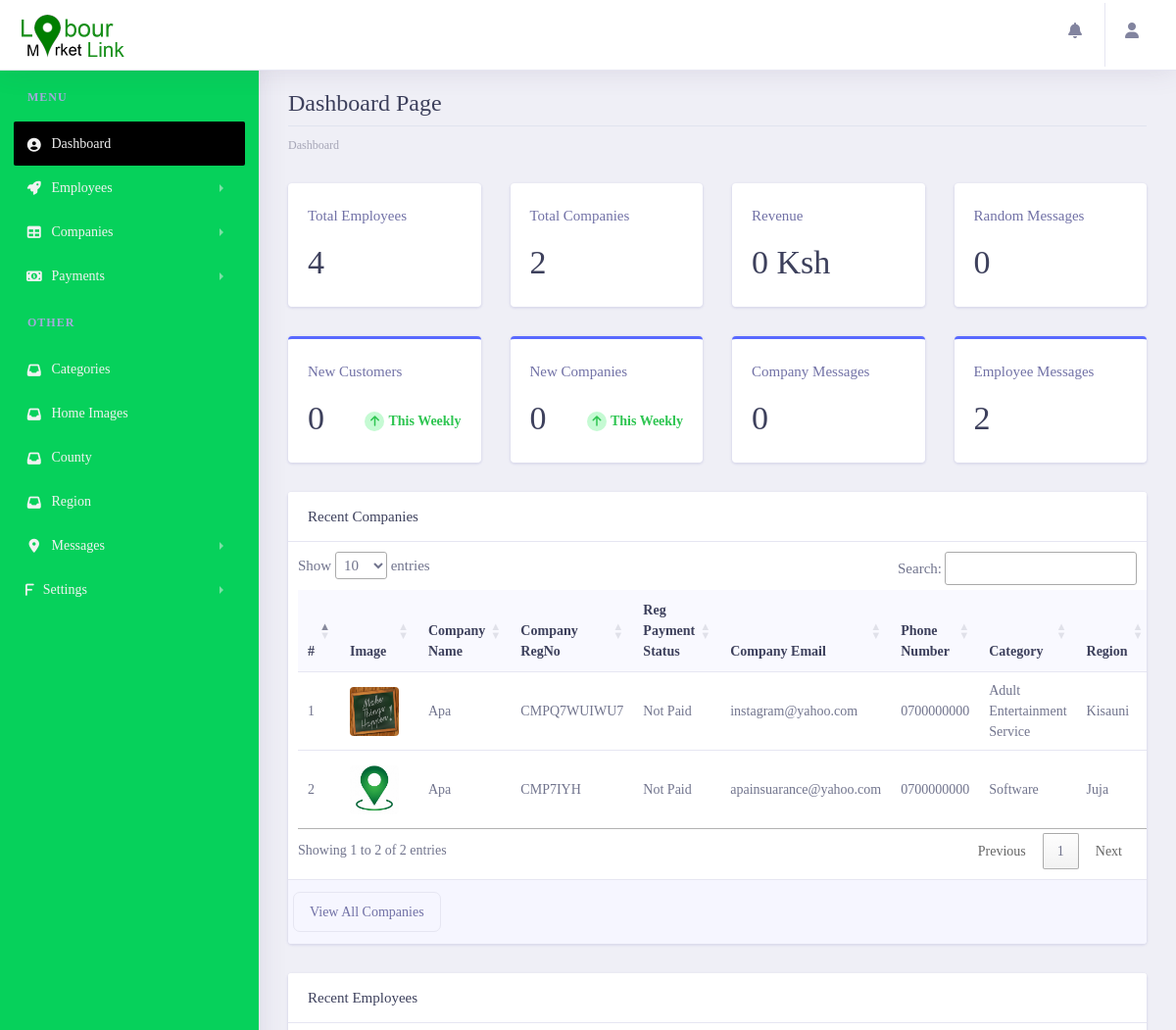
Before: /lmladmin/ (signed in, upper part) with the older database file.
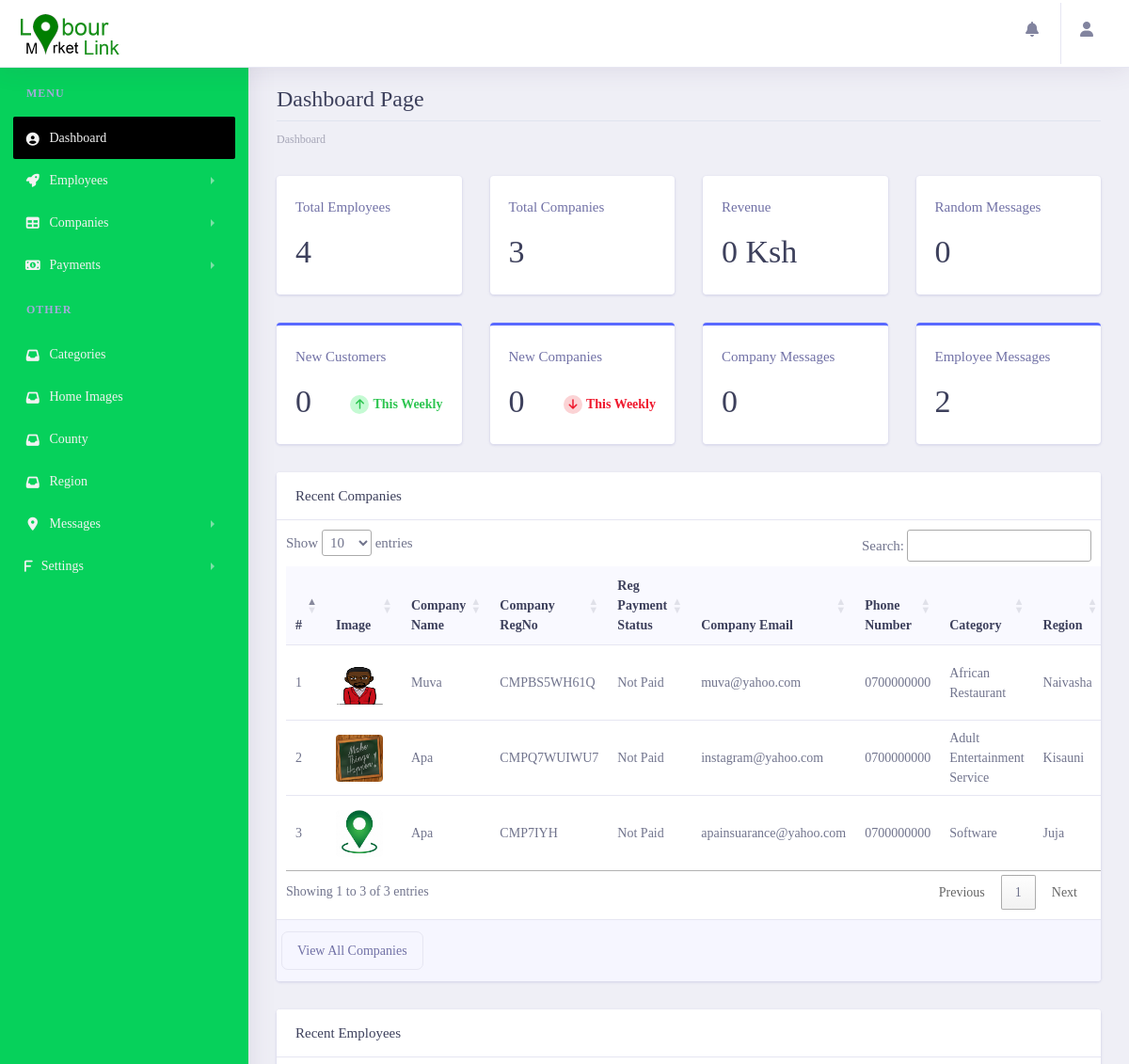
After: the same page with the newer database file.
### lmlappadmin/models.py (models this page shows, shortened)
class Company(get_user_model()):
    logo = models.ImageField(max_length=200, upload_to='employerlogo', null=True, blank=True)
    regpayment = models.ForeignKey(CompanyRegistrationPayment, on_delete=models.CASCADE, null=True, blank=True)
    category = models.ForeignKey(Category, on_delete=models.CASCADE, max_length=200, null=False, blank=False)
    company_name = models.CharField(max_length=200, null=False, blank=False)
    phone_number = models.CharField(max_length=200, null=False, blank=False, default='0700000000')
    county = models.ForeignKey(County, on_delete=models.CASCADE, null=False, blank=False)
    region = models.ForeignKey(Region, on_delete=models.CASCADE, null=False, blank=False)
    landmark = models.CharField(max_length=100, null=False, blank=False)
    company_motto = models.CharField(max_length=100, null=False, blank=False)
    brief_details = models.TextField()
    bizness_entity_type = models.CharField(max_length=100, null=False, blank=False)
    date_created = models.DateField(default=datetime.datetime.now, null=False, blank=False)
    description = models.TextField()
    website = models.CharField(max_length=100, null=True, blank=True)
    company_email = models.CharField(max_length=100, null=False, blank=False)
    kra_number = models.CharField(max_length=100, null=False, blank=False)
    alphanumeric = RegexValidator(r'^[0-9a-zA-Z]*$', 'Only alphanumeric characters are allowed.')
    bussiness_reg_no = models.CharField(max_length=100, null=True, blank=True, unique=True, validators=[alphanumeric])
    created_at = models.DateTimeField(auto_now_add=True)
    updated_at = models.DateTimeField(auto_now=True)
    COMPANY_STATUS = {
        ('NEWBIE', 'Newbie'),
        ('REGISTERED_CONFIRMED', 'Registerd_confirmed'),
        ('DEACTIVATED', 'Deactivated'),
    }
    status = models.CharField(choices=COMPANY_STATUS, default='NEWBIE', max_length=200, null=False, blank=False)
    RANK_STATUS = {
        ('UNDEFINED', 'Undefined'),
        ('BASIC', 'Basic'),
        ('PREMIUM', 'Premium'),
        ('ULTIMATE', 'Ultimate'),
        ('PRO_BASIC', 'Pro_basic'),
        ('PRO_ULTIMATE', 'Pro_ultimate'),
        ('PLATINUM', 'Platinum'),
    }
    rank_status = models.CharField(choices=RANK_STATUS, default='UNDEFINED', max_length=200, null=False, blank=False)
    class Meta:
        verbose_name = 'Employer'
        verbose_name_plural = 'Employers'
    @property
    def reg_payment_details(self):
        if self.regpayment:
            return self.regpayment
        else:
            return 'Not Paid'
    @property
    def companyregno(self):
        reg_no = CompanyRegNo.objects.filter(company=self).first()
        print(reg_no)
        if reg_no:
            return reg_no.company_reg_no
        return 'N/A'

class CompanyRegNo(models.Model):
    company = models.ForeignKey(Company, on_delete=models.CASCADE)
    company_reg_no = models.CharField(max_length=100, null=False, blank=False, unique=True)
    created_at = models.DateTimeField(auto_now_add=True)
    updated_at = models.DateTimeField(auto_now=True)
    def __str__(self):
        return '%s %s' % (self.company.company_name, self.company_reg_no)

class Category(models.Model):
    category = models.CharField(max_length=200, null=False, blank=False)
    c_parent = models.ForeignKey('Category', related_name='job_category', on_delete=models.CASCADE, max_length=200,
                                 null=True, blank=True)
    created_at = models.DateTimeField(auto_now_add=True)
    updated_at = models.DateTimeField(auto_now=True)

class Region(models.Model):
    county_number = models.IntegerField(null=False, blank=False)
    region = models.CharField(max_length=200, null=False, blank=False)
    ward = models.CharField(max_length=200, null=False, blank=False)
    created_at = models.DateTimeField(auto_now_add=True)
    updated_at = models.DateTimeField(auto_now=True)

### lmlappadmin/views.py (the view)
# urls.py: path('', views.home, name="home"),
@login_required()
def home(request):
    customer_count = Customer.objects.all().count()
    company_count = Company.objects.all().count()
    from datetime import datetime, timedelta
    one_week_ago = datetime.today() - timedelta(days=7)
    two_week_ago = datetime.today() - timedelta(days=14)
    customer_count_this_week = Customer.objects.filter(created_at__gte=one_week_ago).count()
    company_count_this_week = Company.objects.filter(created_at__gte=one_week_ago).count()
    company_count_two_week_ago= Company.objects.filter(created_at__gte=two_week_ago).count()
    customer_count_two_week_ago = Customer.objects.filter(created_at__gte=two_week_ago).count()
    recent_companies = Company.objects.order_by('-created_at')
    recent_employees = Customer.objects.order_by('-created_at')
    commpany_messages_count =  ContactUsCompany.objects.all().count()
    customer_messages_count =  ContactUsEmployee.objects.all().count()
    random_messages = ContactUsHome.objects.all().count()
    context={
        'title': 'Dash',
        'customer_count':customer_count,
        'company_count':company_count,
        'customer_count_this_week':customer_count_this_week,
        'company_count_this_week':company_count_this_week,
        'customer_count_two_week_ago':customer_count_two_week_ago,
        'company_count_two_week_ago':company_count_two_week_ago,
        'recent_companies':recent_companies,
        'recent_employees': recent_employees,
        'commpany_messages_count':commpany_messages_count,
        'customer_messages_count':customer_messages_count,
        'random_messages':random_messages,
    }
    return render(request,'admin/index.html', context)

### lmlapp/templatetags/call_methods.py (called while the page is built)
@register.filter(name='contactushome')
def comments(request):
    contactushome = ContactUsHome.objects.filter(status="UNREAD").order_by("-created_at")
    if contactushome is not None:
        return contactushome
    return False

@register.filter(name='contactushomecount')
def commentscount(request):
    contactushomecount = ContactUsHome.objects.count()
    if contactushomecount > 0:
        return contactushomecount
    return False

### lmlappadmin/models.py (called while the page is built)
    @property
    def customer_reg_payment_details(self):
        if self.regpayment:
            return self.regpayment
        else:
            return 'Not Paid'

    @property
    def customer_reg_no(self):
        regno = CustomerRegNo.objects.filter(customer=self).first()
        if regno:
            return regno.personel_reg_no
        else:
            return 'NO_REGNO_ON_THIS_GUY'

### lmlappadmin/templates/admin/index.html (shortened to what the changed rows need)
{% extends 'admin/layout.html' %}
{% load static %}
{% load humanize %}
{% block links %}
    <link rel="stylesheet" type="text/css" href="https://cdn.datatables.net/v/bs4/dt-1.10.20/datatables.min.css"/>
{% endblock links %}
{% block content %}
        <div class="dashboard-ecommerce">
            <div class="container-fluid dashboard-content ">
                <div class="row">
                    <div class="col-xl-12 col-lg-12 col-md-12 col-sm-12 col-12">
                        <div class="page-header">
                            <h2 class="pageheader-title"> Dashboard Page </h2>
                        </div>
                    </div>
                </div>
                <div class="ecommerce-widget">
                    <div class="row">
                        <div class="col-xl-3 col-lg-6 col-md-6 col-sm-12 col-12">
                            <div class="card">
                                <div class="card-body">
                                    <div class="metric-value d-inline-block">
                                        <h1 class="mb-1">{{customer_count}}</h1>
                                    </div>
                                </div>
                            </div>
                        </div>
                        <div class="col-xl-3 col-lg-6 col-md-6 col-sm-12 col-12">
                            <div class="card">
                                <div class="card-body">
                                    <div class="metric-value d-inline-block">
                                        <h1 class="mb-1">{{company_count}}</h1>
                                    </div>
                                </div>
                            </div>
                        </div>
                        <div class="col-xl-3 col-lg-6 col-md-6 col-sm-12 col-12">
                            <div class="card">
                                <div class="card-body">
                                    <div class="metric-value d-inline-block">
                                        <h1 class="mb-1">0 Ksh</h1>
                                    </div>
                                </div>
                            </div>
                        </div>
                        <div class="col-xl-3 col-lg-6 col-md-6 col-sm-12 col-12">
                            <div class="card">
                                <div class="card-body">
                                    <div class="metric-value d-inline-block">
                                        <h1 class="mb-1">{{random_messages}}</h1>
                                    </div>
                                </div>
                            </div>
                        </div>
                    </div>
                    <div class="row">
                        <div class="col-xl-3 col-lg-3 col-md-6 col-sm-12 col-12">
                            <div class="card border-3 border-top border-top-primary">
                                <div class="card-body">
                                    <div class="metric-value d-inline-block">
                                        <h1 class="mb-1">{{ customer_count_this_week }}</h1>
                                    </div>
                                </div>
                            </div>
                        </div>
                        <div class="col-xl-3 col-lg-3 col-md-6 col-sm-12 col-12">
                            <div class="card border-3 border-top border-top-primary">
                                <div class="card-body">
                                    <div class="metric-value d-inline-block">
                                        <h1 class="mb-1">{{company_count_this_week}}</h1>
                                    </div>
                                    {% if company_count_this_week >= company_count_two_week_ago %}
                                         <div class="metric-label d-inline-block float-right text-success font-weight-bold">
                                             <span class="icon-circle-small icon-box-xs text-success bg-success-light"><i class="fa fa-fw fa-arrow-up"></i></span><span class="ml-1">This Weekly</span>
                                         </div>
                                    {% else %}
                                         <div class="metric-label d-inline-block float-right text-danger font-weight-bold">
                                             <span class="icon-circle-small icon-box-xs text-danger bg-danger-light bg-danger-light "><i class="fa fa-fw fa-arrow-down"></i></span><span class="ml-1">This Weekly</span>
                                         </div>
                                    {% endif %}
                                </div>
                            </div>
                        </div>
                        <div class="col-xl-3 col-lg-3 col-md-6 col-sm-12 col-12">
                            <div class="card border-3 border-top border-top-primary">
                                <div class="card-body">
                                    <div class="metric-value d-inline-block">
                                        <h1 class="mb-1">{{commpany_messages_count}}</h1>
                                    </div>
                                </div>
                            </div>
                        </div>
                        <div class="col-xl-3 col-lg-3 col-md-6 col-sm-12 col-12">
                            <div class="card border-3 border-top border-top-primary">
                                <div class="card-body">
                                    <div class="metric-value d-inline-block">
                                        <h1 class="mb-1">{{customer_messages_count}}</h1>
                                    </div>
                                </div>
                            </div>
                        </div>
                    </div>
                    <div class="row">
                        <div class="col-xl-12 col-lg-12 col-md-6 col-sm-12 col-12">
                            <div class="card">
                                <div class="card-body p-0">
                                    <div class="table-responsive" style="padding: 10px;">
                                        <table class="table" id="table1" >
                                            <thead class="bg-light">
                                                <tr class="border-0">
                                                    <th class="border-0">#</th>
                                                    <th class="border-0">Image</th>
                                                    <th class="border-0">Company Name</th>
                                                    <th class="border-0">Company RegNo</th>
                                                    <th class="border-0">Reg Payment Status</th>
                                                    <th class="border-0">Company Email</th>
                                                    <th class="border-0">Phone Number</th>
                                                    <th class="border-0">Category</th>
                                                    <th class="border-0">Region</th>
                                                </tr>
                                            </thead>
                                            <tbody>
                                                {% for company in recent_companies %}
                                                    <tr>
                                                        <td>{{forloop.counter}}</td>
                                                        <td>
                                                            <div class="m-r-10" style="width: 50px; height: 50px; overflow: hidden;"><img style="width: 100%; height: 100%;" src="{{company.logo.url}}" alt="user" class="rounded" width="45"></div>
                                                        </td>
                                                        <td>{{company.company_name|title}}</td>
                                                        <td>{{company.companyregno}}</td>
                                                        <td>{{company.reg_payment_details}}</td>
                                                        <td><a href="mailto:{{company.company_email}}">{{company.company_email}}</a></td>
                                                        <td>{{company.phone_number}}</td>
                                                        <td>{{company.category.category|title}}</td>
                                                        <td>{{company.region.region|title}}</td>
                                                    </tr>
                                                {% endfor %}
                                            </tbody>
                                        </table>
                                    </div>
                                </div>
                            </div>
                        </div>
                </div>
            </div>
        </div>
        </div>
{% endblock content %}

Changed rows visible on the page:
added Company: logo (picture), company_name "Muva", companyregno "CMPBS5WH61Q", reg_payment_details "Not Paid", company_email "muva@yahoo.com", phone_number "0700000000", category.category "African Restaurant", region.region "Naivasha"
Other visible differences:
{{ company_count }}: "2" → "3"
text written by a page script: "Show entries Search: Showing 1 to 2 of 2 entries Previous 1 Next" → "Show entries Search: Showing 1 to 3 of 3 entries Previous 1 Next"
